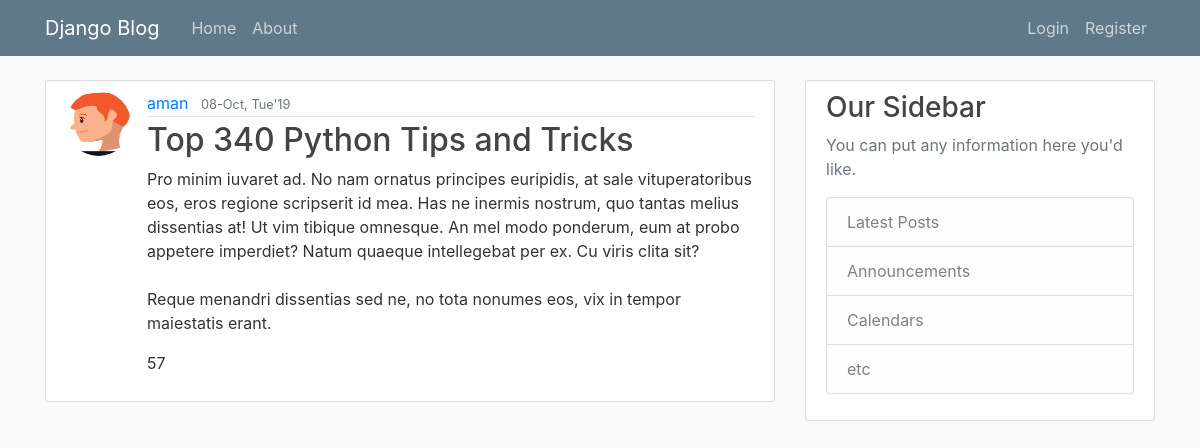
Screenshot of /post/57 with the database file from the repository.
### blog/models.py (models this page shows, shortened)
class Post(models.Model):
    title = models.CharField(max_length=100)
    content = models.TextField()
    date_posted = models.DateTimeField(auto_now_add=True)
    author = models.ForeignKey(User, on_delete=models.CASCADE) #if user deleted, delete post too

### users/models.py (models this page shows, shortened)
class Profile(models.Model):
    user = models.OneToOneField(User, on_delete=models.CASCADE)
    image = models.ImageField(default='default.jpg', upload_to='profile_pics')

### blog/views.py (the view)
# urls.py: path('post/<int:pk>', PostDetailView.as_view() , name='post-detail'),
class PostDetailView(DetailView):
    model = Post

### blog/templates/blog/post_detail.html (shortened to what this page needs)
{% extends "blog/base.html" %}
{% block content %}
<article class="media content-section">
    <img class='rounded-circle article-img' src="{{ object.author.profile.image.url }}" alt="">
    <div class="media-body">
        <div class="article-metadata">
            <a class="mr-2" href="{% url 'user-post' object.author.username  %}">{{ object.author }}</a>
            <small class="text-muted">{{ object.date_posted | date:"d-M, D'y  " }}</small>
        </div>
        <h2 class="article-title">{{ object.title }}</h2>
        <p class="article-content">{{ object.content }}</p>
        <p class="article-content">{{ object.pk }}</p>
    </div>
</article>
{% endblock content %}

### blog/static/blog/main.css (style rules this page uses)
body { background: #fafafa; color: #333333; margin-top: 5rem; }
h1, h2, h3, h4, h5, h6 { color: #444444; }
.content-section { background: #ffffff; padding: 10px 20px; border: 1px solid #dddddd; border-radius: 3px; margin-bottom: 20px; }
.article-title { color: #444444; }
.article-content { white-space: pre-line; }
.article-img { height: 65px; width: 65px; margin-right: 16px; }
.article-metadata { padding-bottom: 1px; margin-bottom: 4px; border-bottom: 1px solid #e3e3e3 }

### rows the page displays
Post: author.profile.image (picture), author "aman", date_posted "08-Oct, Tue'19", title "Top 340 Python Tips and Tricks", content "Pro minim iuvaret ad. No nam ornatus principes euripidis, at sale vituperatoribus eos, eros regione scripserit id mea. Has ne inermis nostrum, quo tantas melius dissentias at! Ut vim tibique omnesque. An mel modo ponderum, eum at probo appetere imperdiet? Natum quaeque intellegebat per ex. Cu viris clita sit? Reque menandri dissentias sed ne, no tota nonumes eos, vix in tempor maiestatis erant.", pk "57"
